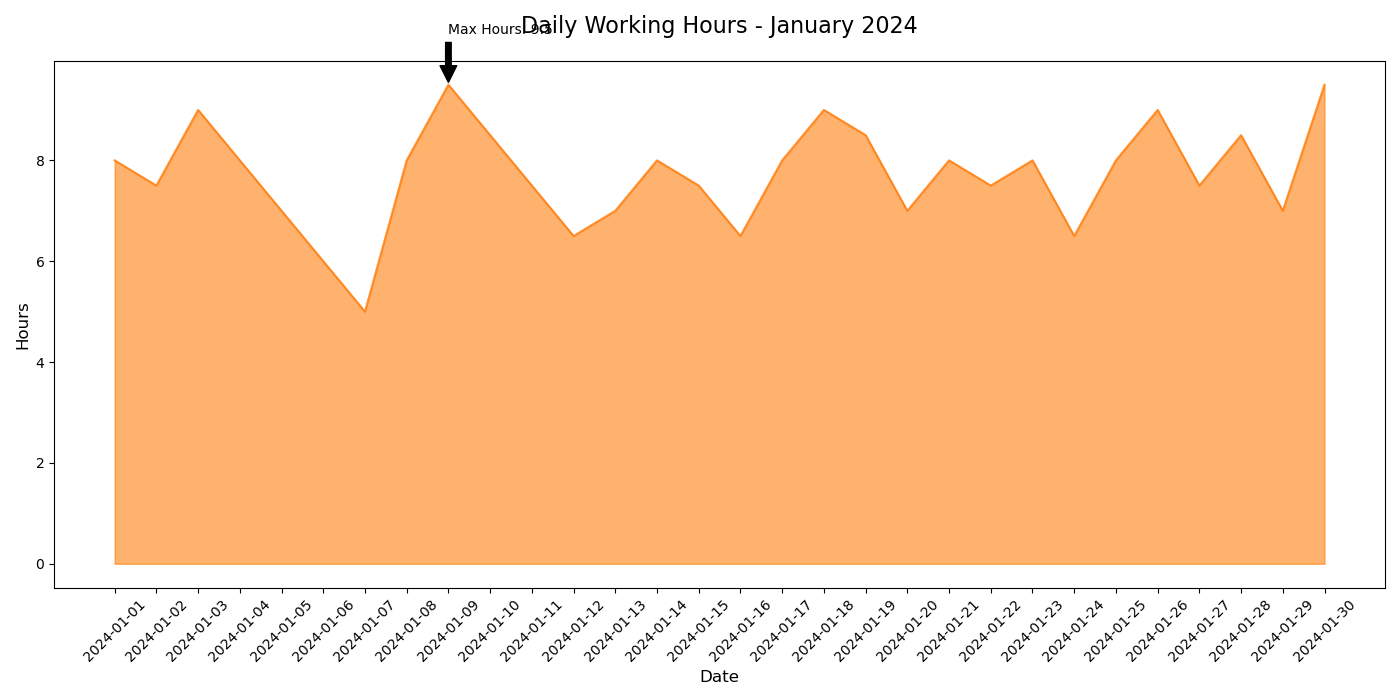

Reproduce this figure in Python.

import matplotlib.pyplot as plt
import pandas as pd

data = {
    'Date': ['2024-01-01', '2024-01-02', '2024-01-03', '2024-01-04', '2024-01-05', '2024-01-06', 
             '2024-01-07', '2024-01-08', '2024-01-09', '2024-01-10', '2024-01-11', '2024-01-12', 
             '2024-01-13', '2024-01-14', '2024-01-15', '2024-01-16', '2024-01-17', '2024-01-18', 
             '2024-01-19', '2024-01-20', '2024-01-21', '2024-01-22', '2024-01-23', '2024-01-24', 
             '2024-01-25', '2024-01-26', '2024-01-27', '2024-01-28', '2024-01-29', '2024-01-30'],
    'Hours Worked': [8, 7.5, 9, 8, 7, 6, 5, 8, 9.5, 8.5, 
                     7.5, 6.5, 7, 8, 7.5, 6.5, 8, 9, 8.5, 7, 
                     8, 7.5, 8, 6.5, 8, 9, 7.5, 8.5, 7, 9.5]
}

df = pd.DataFrame(data)

plt.figure(figsize=(14, 7))
plt.fill_between(df['Date'], df['Hours Worked'], color='#ff7f0e', alpha=0.6)
plt.plot(df['Date'], df['Hours Worked'], color='#ff7f0e', alpha=0.8)

max_date = df[df['Hours Worked'] == df['Hours Worked'].max()]['Date'].values[0]
max_value = df['Hours Worked'].max()
plt.annotate(f'Max Hours: {max_value}', xy=(max_date, max_value), xytext=(max_date, max_value + 1),
             arrowprops=dict(facecolor='black', shrink=0.05))

plt.title('Daily Working Hours - January 2024', fontsize=16, pad=20)
plt.xlabel('Date', fontsize=12)
plt.ylabel('Hours', fontsize=12)

plt.xticks(rotation=45)

plt.tight_layout()
plt.show()
